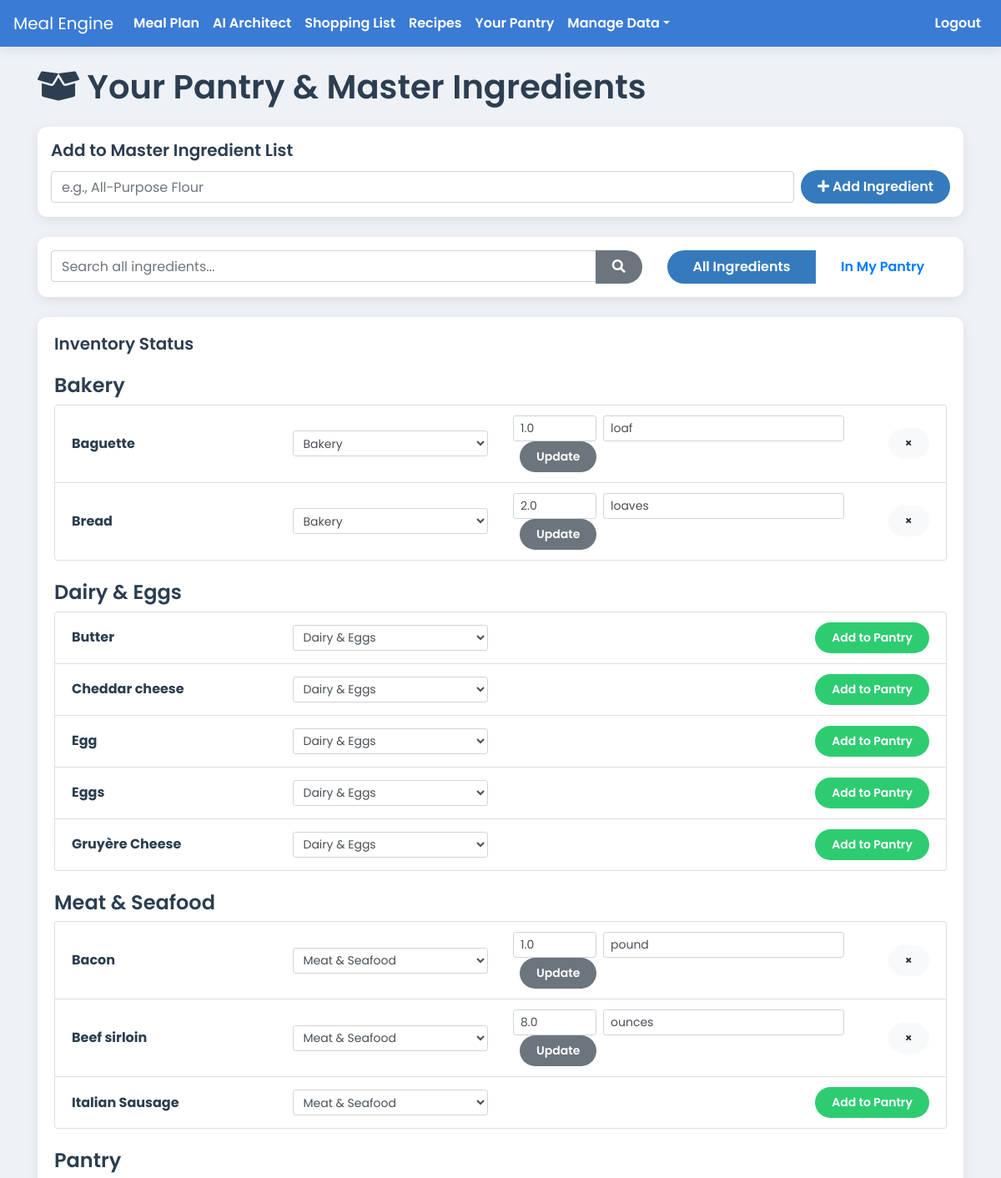
The app's page /ingredients (signed in, upper part) with its own data.
### app.py (models this page shows)
class Ingredient(db.Model):
    id = db.Column(db.Integer, primary_key=True)
    name = db.Column(db.String(100), nullable=False, unique=True)
    category = db.Column(db.String(50), nullable=True, default='Pantry')
    recipe_links = db.relationship('RecipeIngredient', backref='ingredient', lazy=True)
    pantry_item = db.relationship('PantryItem', backref='ingredient', uselist=False, cascade="all, delete-orphan")

class PantryItem(db.Model):
    id = db.Column(db.Integer, primary_key=True)
    user_id = db.Column(db.Integer, db.ForeignKey('user.id'), nullable=False)
    ingredient_id = db.Column(db.Integer, db.ForeignKey('ingredient.id'), nullable=False)
    quantity = db.Column(db.Float, nullable=False, default=0)
    unit = db.Column(db.String(50), nullable=True)
    date_updated = db.Column(db.DateTime, default=datetime.utcnow, onupdate=datetime.utcnow)

### app.py (the view, shortened to what this page needs)
@app.route('/ingredients', methods=['GET', 'POST'])
@login_required
def list_ingredients():
    query = request.args.get('query', '')
    stock_filter = request.args.get('filter', 'all')
    base_query = Ingredient.query
    if query: base_query = base_query.filter(Ingredient.name.ilike(f"%{query}%"))
    pantry_items = {item.ingredient_id: item for item in PantryItem.query.filter_by(owner=current_user).all()}
    if stock_filter == 'in_pantry':
        ingredient_ids_in_pantry = pantry_items.keys()
        base_query = base_query.filter(Ingredient.id.in_(ingredient_ids_in_pantry))
    all_ingredients = base_query.order_by(Ingredient.category, Ingredient.name).all()
    ingredient_data = [{'ingredient': ing, 'pantry_item': pantry_items.get(ing.id)} for ing in all_ingredients]
    categories = ['Produce', 'Meat & Seafood', 'Dairy & Eggs', 'Pantry', 'Spices & Seasonings', 'Bakery', 'Frozen', 'Other']
    return render_template('ingredients.html', ingredient_data=ingredient_data, query=query, stock_filter=stock_filter, categories=categories)

### app.py (called while the page is built)
@login_manager.user_loader
def load_user(user_id):
    return User.query.get(int(user_id))

### templates/ingredients.html (shortened to what this page needs)
{% extends 'base.html' %}
{% block content %}
  <div class="d-flex justify-content-between align-items-center mb-3">
    <h1><i class="fas fa-box-open"></i> Your Pantry & Master Ingredients</h1>
  </div>
  <div class="card p-3 mb-4">
    <h5 class="card-title">Add to Master Ingredient List</h5>
    <form method="POST" action="{{ url_for('list_ingredients') }}" class="form-inline">
        <div class="form-group flex-grow-1 mr-2">
            <input type="text" name="name" class="form-control w-100" placeholder="e.g., All-Purpose Flour" required>
        </div>
        <button type="submit" class="btn btn-primary"><i class="fas fa-plus"></i> Add Ingredient</button>
    </form>
  </div>
  <div class="card p-3 mb-4">
    <div class="row">
        <div class="col-md-8">
            <form method="GET" action="{{ url_for('list_ingredients') }}">
                <div class="input-group">
                    <input type="text" name="query" class="form-control" placeholder="Search all ingredients..." value="{{ query or '' }}">
                    <div class="input-group-append">
                        <button type="submit" class="btn btn-secondary"><i class="fas fa-search"></i></button>
                    </div>
                </div>
            </form>
        </div>
        <div class="col-md-4">
            <div class="btn-group w-100">
                <a href="{{ url_for('list_ingredients', filter='all', query=query) }}" class="btn {% if stock_filter == 'all' %}btn-primary{% else %}btn-outline-primary{% endif %}">All Ingredients</a>
                <a href="{{ url_for('list_ingredients', filter='in_pantry', query=query) }}" class="btn {% if stock_filter == 'in_pantry' %}btn-primary{% else %}btn-outline-primary{% endif %}">In My Pantry</a>
            </div>
        </div>
    </div>
  </div>
  <div class="card">
    <div class="card-body">
      <h5 class="card-title">Inventory Status</h5>
        {% for group in ingredient_data | groupby('ingredient.category') %}
            <h4 class="mt-4">{{ group.grouper or 'Uncategorized' }}</h4>
            <ul class="list-group">
                {% for data in group.list %}
                    <li class="list-group-item">
                        <div class="row align-items-center">
                            <div class="col-md-3"><strong>{{ data.ingredient.name }}</strong></div>
                            <div class="col-md-3">
                                <form action="{{ url_for('update_ingredient_category') }}" method="POST">
                                    <select name="category" class="form-control form-control-sm" onchange="this.form.submit()">
                                        {% for cat in categories %}
                                            <option value="{{ cat }}" {% if data.ingredient.category == cat %}selected{% endif %}>{{ cat }}</option>
                                        {% endfor %}
                                    </select>
                                </form>
                            </div>
                            {% if data.pantry_item %}
                                <div class="col-md-5">
                                    <form action="{{ url_for('update_pantry') }}" method="POST" class="form-inline">
                                        <input type="number" id="quantity-{{data.pantry_item.id}}" name="quantity" class="form-control form-control-sm mr-2" value="{{ data.pantry_item.quantity }}" step="0.01" style="width: 100px;">
                                        <input type="text" id="unit-{{data.pantry_item.id}}" name="unit" class="form-control form-control-sm mr-2" value="{{ data.pantry_item.unit or '' }}" placeholder="Unit (e.g., lbs, cups)">
                                        <button type="submit" class="btn btn-sm btn-secondary ml-2">Update</button>
                                    </form>
                                </div>
                                <div class="col-md-1 text-right">
                                    <form action="{{ url_for('update_pantry') }}" method="POST" onsubmit="return confirm('Are you sure?');">
                                        <button type="submit" class="btn btn-sm btn-light" title="Remove from Pantry">×</button>
                                    </form>
                                </div>
                            {% else %}
                                <div class="col-md-6 text-right">
                                    <form action="{{ url_for('update_pantry') }}" method="POST">
                                        <button type="submit" class="btn btn-sm btn-success">Add to Pantry</button>
                                    </form>
                                </div>
                            {% endif %}
                        </div>
                    </li>
                {% endfor %}
            </ul>
        {% endfor %}
    </div>
  </div>
{% endblock %}

### static/css/style.css (style rules this page uses)
:root { --primary-blue: #3a7bd5; --secondary-blue: #357abd; --light-bg: #eef2f7; --card-bg: #ffffff; --text-dark: #2c3e50; --text-light: #5a6a7a; --danger-red: #e74c3c; --success-green: #2ecc71; --info-cyan: #1abc9c; --shadow: 0 4px 15px rgba(0, 0, 0, 0.08); }
body { font-family: 'Poppins', sans-serif; font-weight: 400; background-color: var(--light-bg); color: var(--text-dark); }
.btn { border-radius: 20px; padding: 8px 20px; border: none; font-weight: 600; transition: all 0.3s ease; }
.btn-primary { background-color: var(--secondary-blue); color: white; }
.btn-success { background-color: var(--success-green); }
h1, h2, h3, h4, h5 { color: var(--text-dark); font-weight: 600; }
.card, .jumbotron { background-color: var(--card-bg); border: none; border-radius: 12px; box-shadow: var(--shadow); }
.card { transition: transform 0.2s ease-in-out, box-shadow 0.2s ease-in-out; }

### records on screen
Ingredient: category "Bakery", ingredient.name "Baguette", category "Bakery"
PantryItem: quantity "1.0", unit "loaf"
Ingredient: ingredient.name "Bread"
PantryItem: quantity "2.0", unit "loaves"
Ingredient: category "Dairy & Eggs", ingredient.name "Butter", category "Dairy & Eggs"
Ingredient: ingredient.name "Cheddar cheese"
Ingredient: ingredient.name "Egg"
Ingredient: ingredient.name "Eggs"
Ingredient: ingredient.name "Gruyère Cheese"
Ingredient: category "Meat & Seafood", ingredient.name "Bacon", category "Meat & Seafood"
PantryItem: quantity "1.0", unit "pound"
Ingredient: ingredient.name "Beef sirloin"
PantryItem: quantity "8.0", unit "ounces"
Ingredient: ingredient.name "Italian Sausage"
Ingredient: category "Pantry"

### other values on screen
form field category "Bakery"
form field category "Dairy & Eggs"
form field category "Meat & Seafood"
